Frame 1 (no input): blank canvas, image omitted
Frame 60 (no input): blank canvas, image omitted
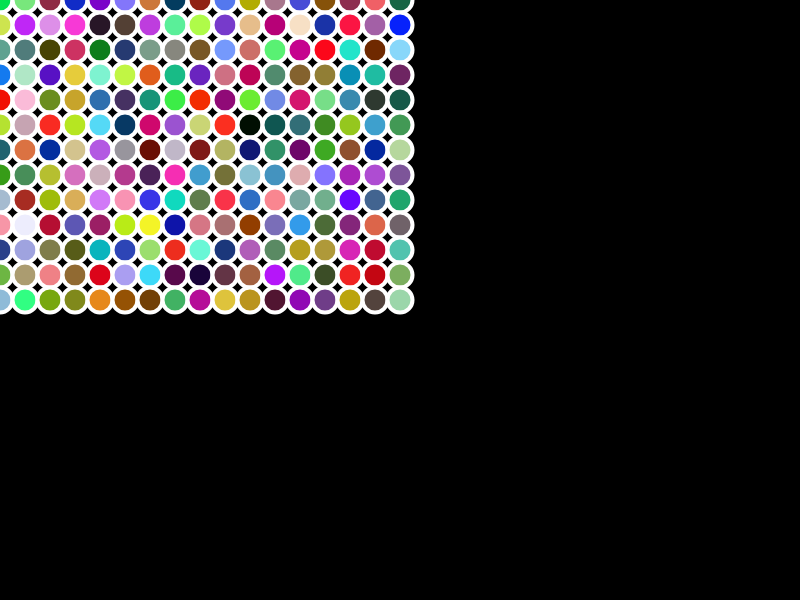
Frame 120 (the mouse pressed at the canvas centre since frame 60)

The p5.js sketch whose frames 1 and 60 were blank and that drew this single picture after the mouse press (run headless with seeded random() and noise() and a simulated clock; from frame 60 on, the mouse is pressed at the canvas centre):

// p5.js sketch
// ── sketch.js


function setup() {
    createCanvas(800, 600);
}

function draw() {
    background(0);
    strokeWeight(4);
    stroke(255);

    for (let x=0; x<= mouseX; x += 25) {

        for (let y=0; y<= mouseY; y += 25){
            fill(random(255),random(255),random(255));
            ellipse(x,y,25,25)
        }
    }

   
}
 
